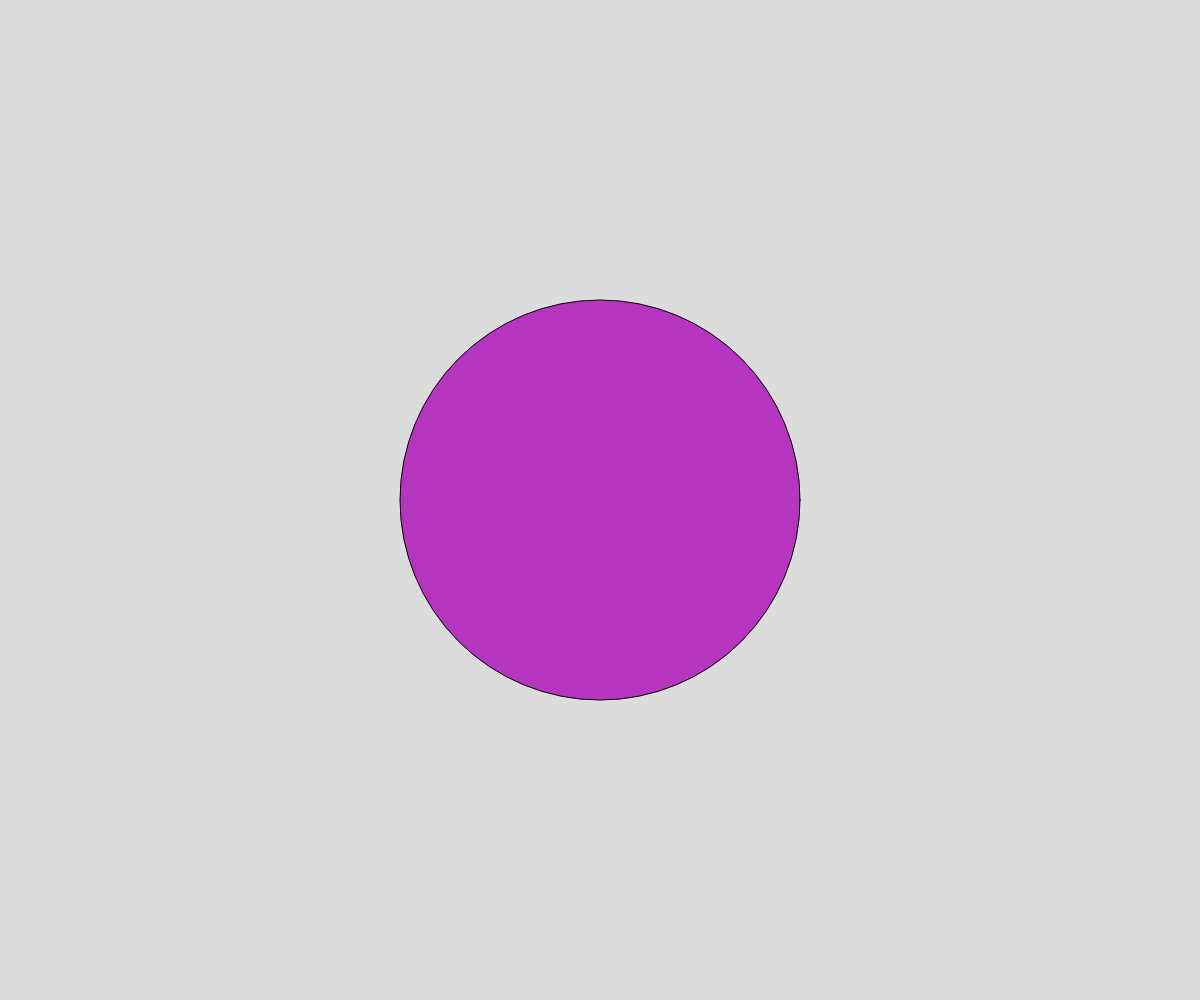
Frame 1 (no input)
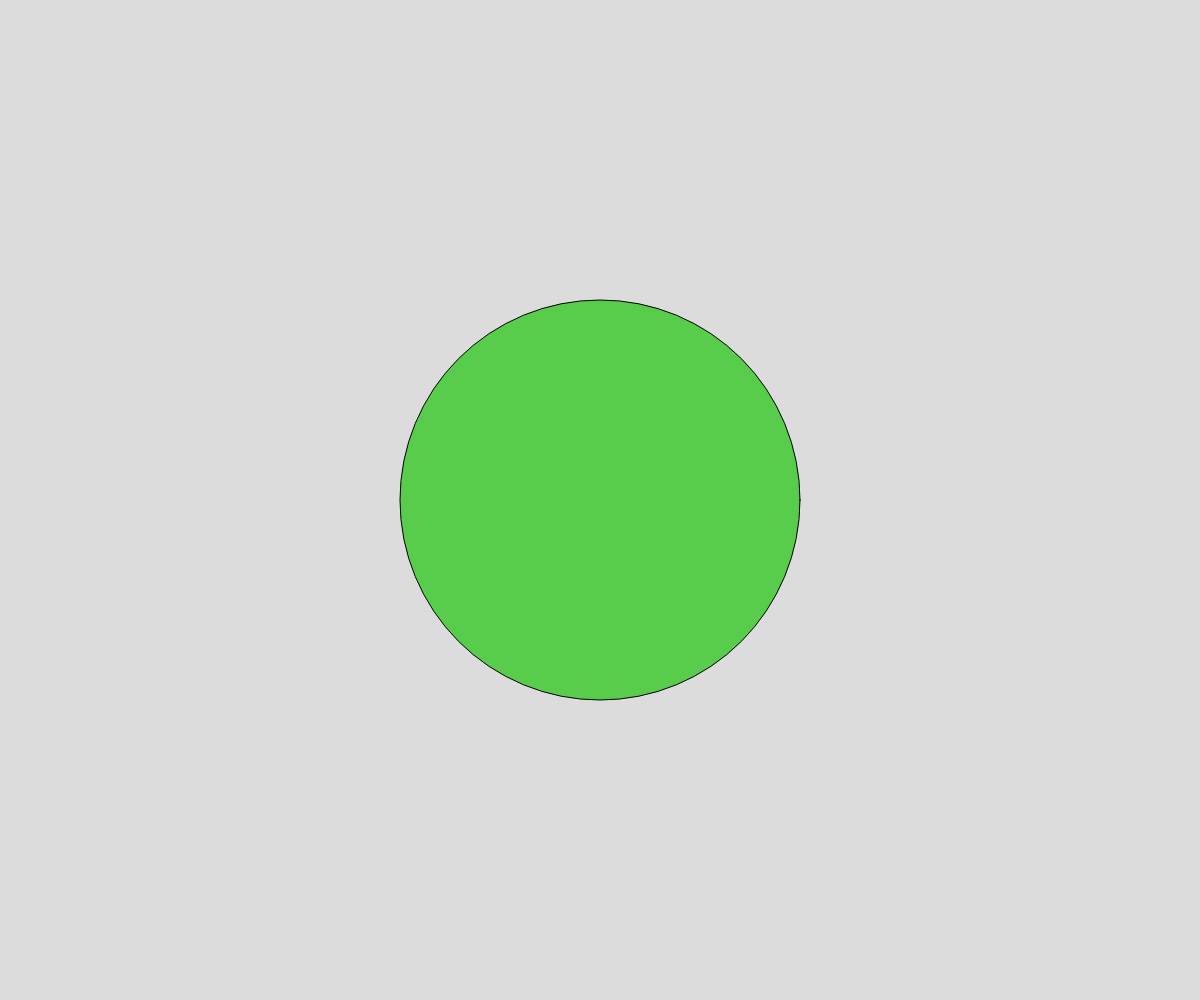
Frame 60 (no input)
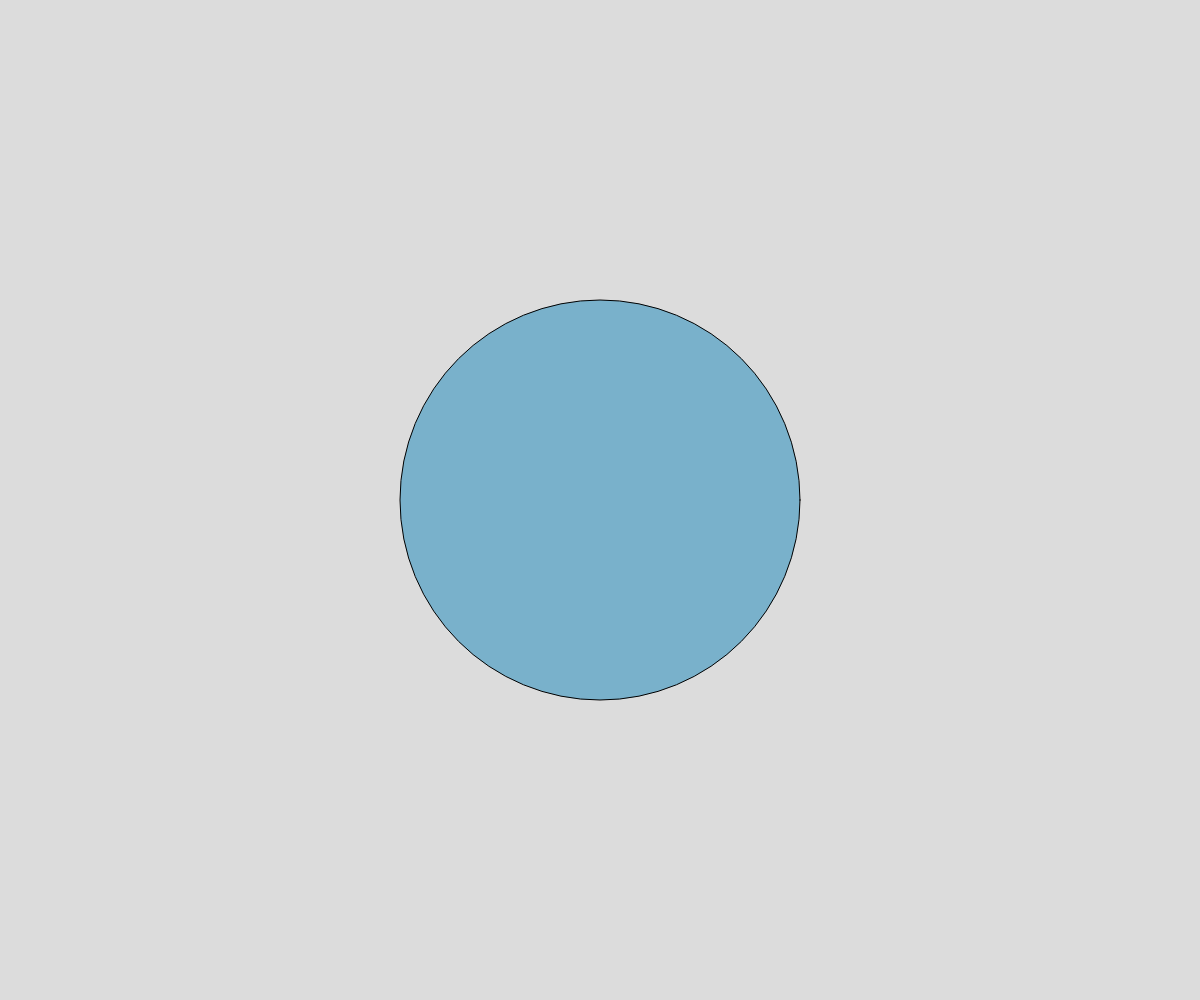
Frame 120 (the mouse pressed at the canvas centre since frame 60)

The p5.js sketch that drew these frames (run headless with seeded random() and noise() and a simulated clock; from frame 60 on, the mouse is pressed at the canvas centre):

// p5.js sketch
// ── sketch.js
// window.setInterval demo
// change the color of a cirle every half second

let theColor;

async function setup() {
  createCanvas(windowWidth, windowHeight);
  changeColor();

  //call the changeColor function once every half second 
  window.setInterval(changeColor, 1000);
}

function draw() {
  background(220);

  fill(theColor);
  circle(width/2, height/2, 400);
}

function changeColor() {
  theColor =    color(random(255), random(255), random(255));
}
